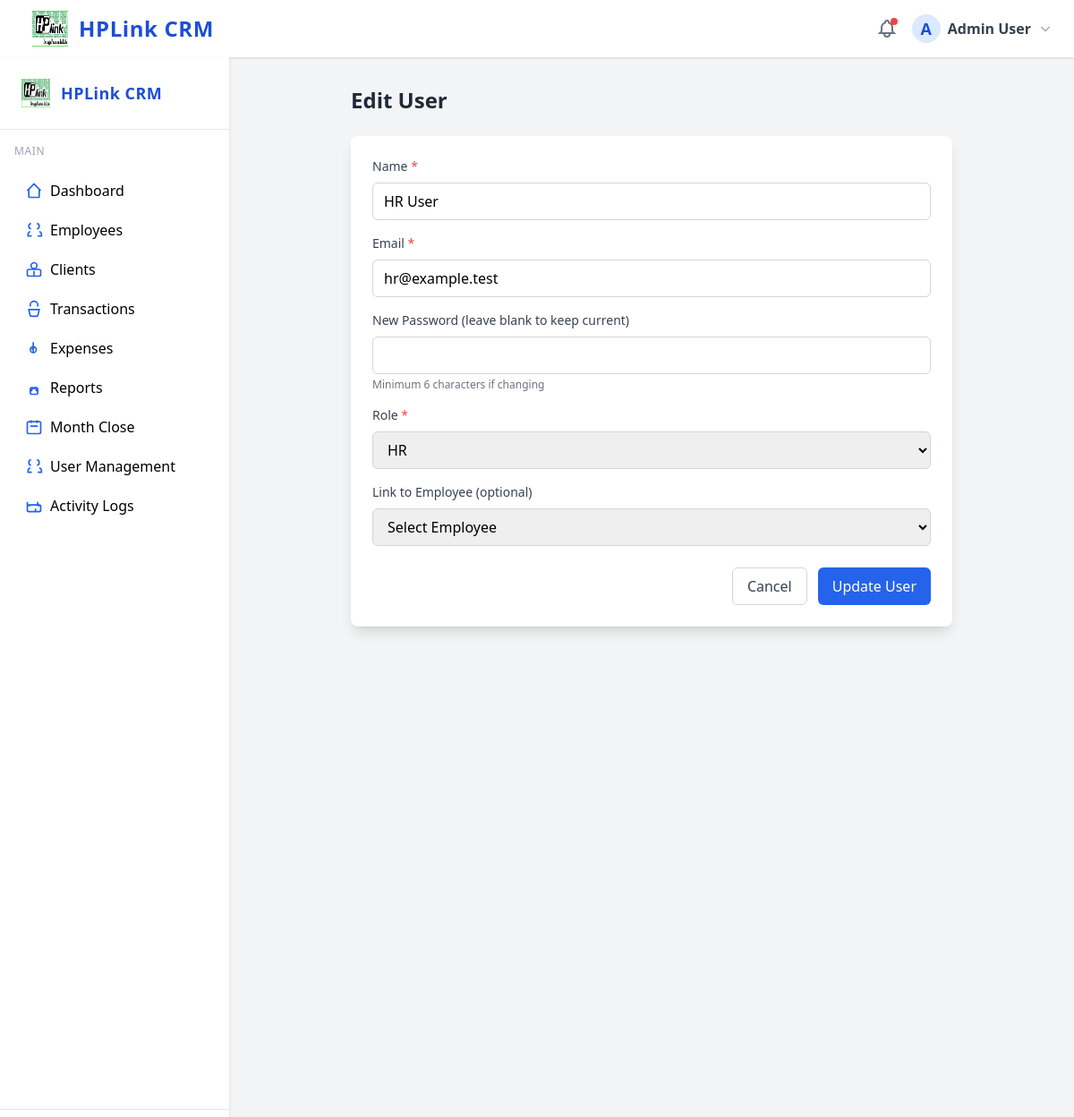
/?page=users&action=edit&id=2 (signed in), run on the app's committed database.
### tables this page shows
CREATE TABLE users (
  id INT UNSIGNED AUTO_INCREMENT PRIMARY KEY,
  name VARCHAR(100) NOT NULL,
  email VARCHAR(150) NOT NULL UNIQUE,
  password_hash VARCHAR(255) NOT NULL,
  role ENUM('admin','hr','employee') NOT NULL,
  employee_id INT UNSIGNED NULL,
  created_at DATETIME NOT NULL DEFAULT CURRENT_TIMESTAMP,
  INDEX idx_role (role),
  INDEX idx_employee_id (employee_id)
   
);

### config.php (called while the page is built)
<?php
return [
    'db' => [
        'host' => 'localhost',
        'database' => 'crm_db',
        'username' => 'crm_user',
        'password' => 'your_db_password',
        'charset' => 'utf8mb4',
    ],
    'timezone' => 'Asia/Dhaka',
    'currency_symbol' => '৳',
    'default_month_format' => 'Y-m',
    'session_name' => 'crm_session',
    'export_path' => __DIR__ . '/storage/exports/',
    'log_path' => __DIR__ . '/storage/logs/',
];

### lib/database.php (called while the page is built, shortened)
<?php
function get_config() {
    static $config = null;
    if ($config === null) {
        $config = require __DIR__ . '/../config.php';
    }
    return $config;
}

### lib/auth.php (called while the page is built, shortened)
<?php
require_once __DIR__ . '/database.php';
function is_logged_in() {
    return isset($_SESSION['user_id']);
}
function current_user() {
    static $user = null;
    if ($user === null) {
        $db = get_db();
        $stmt = $db->prepare("SELECT * FROM users WHERE id = ?");
        $stmt->execute([$_SESSION['user_id']]);
        $user = $stmt->fetch();
    }
    return $user;
}

### lib/helpers.php (called while the page is built, shortened)
<?php
require_once __DIR__ . '/auth.php';
require_once __DIR__ . '/database.php';
function e($str) {
    return htmlspecialchars($str ?? '', ENT_QUOTES | ENT_SUBSTITUTE, 'UTF-8');
}

### controllers/UsersController.php (called while the page is built, shortened)
<?php
require_once __DIR__ . '/../lib/database.php';
require_once __DIR__ . '/../lib/helpers.php';
require_once __DIR__ . '/../lib/auth.php';
function users_edit_page($id, $error = null) {
    $db = get_db();
    $stmt = $db->prepare("SELECT * FROM users WHERE id = ?");
    $stmt->execute([$id]);
    $user = $stmt->fetch();
    include __DIR__ . '/../views/users/edit.php';
}

### views/users/edit.php (the view, shortened to what this page needs)
<div class="p-8">
    <div class="max-w-2xl mx-auto">
        <h1 class="text-2xl font-bold text-gray-800 mb-6">Edit User</h1>
        <form method="POST" action="?page=users&action=edit&id=<?= e($user['id']) ?>" class="bg-white shadow-lg rounded-lg p-6">
            <div class="mb-4">
                <label class="block text-sm font-medium text-gray-700 mb-2">Name <span class="text-red-500">*</span></label>
                <input type="text" name="name" required value="<?= e($user['name']) ?>" class="w-full px-3 py-2 border border-gray-300 rounded-md focus:outline-none focus:ring-2 focus:ring-blue-500">
            </div>
            <div class="mb-4">
                <label class="block text-sm font-medium text-gray-700 mb-2">Email <span class="text-red-500">*</span></label>
                <input type="email" name="email" required value="<?= e($user['email']) ?>" class="w-full px-3 py-2 border border-gray-300 rounded-md focus:outline-none focus:ring-2 focus:ring-blue-500">
            </div>
            <div class="mb-4">
                <label class="block text-sm font-medium text-gray-700 mb-2">New Password (leave blank to keep current)</label>
                <input type="password" name="password" minlength="6" class="w-full px-3 py-2 border border-gray-300 rounded-md focus:outline-none focus:ring-2 focus:ring-blue-500">
                <p class="text-xs text-gray-500 mt-1">Minimum 6 characters if changing</p>
            </div>
            <div class="mb-4">
                <label class="block text-sm font-medium text-gray-700 mb-2">Role <span class="text-red-500">*</span></label>
                <select name="role" required class="w-full px-3 py-2 border border-gray-300 rounded-md focus:outline-none focus:ring-2 focus:ring-blue-500">
                    <option value="hr" <?= $user['role'] === 'hr' ? 'selected' : '' ?>>HR</option>
                </select>
            </div>
            <div class="mb-6">
                <label class="block text-sm font-medium text-gray-700 mb-2">Link to Employee (optional)</label>
                <select name="employee_id" class="w-full px-3 py-2 border border-gray-300 rounded-md focus:outline-none focus:ring-2 focus:ring-blue-500">
                    <option value="">Select Employee</option>
                </select>
            </div>
            <div class="flex justify-end space-x-3">
                <a href="?page=users" class="px-4 py-2 border border-gray-300 text-gray-700 rounded-md hover:bg-gray-50">Cancel</a>
                <button type="submit" class="px-4 py-2 bg-blue-600 text-white rounded-md hover:bg-blue-700">Update User</button>
            </div>
        </form>
    </div>
</div>

### views/layout/header.php (shortened to what this page needs)
?><!DOCTYPE html>
<html lang="en">
<head>
  <script src="https://cdn.tailwindcss.com"></script>
</head>
<body class="bg-gray-100 min-h-screen">
  <header class="bg-white shadow px-6 py-3 flex items-center justify-between">
    <div class="flex items-center space-x-3">
      <img src="/assets/logo.png" alt="HPLink CRM Logo" class="h-10 w-10">
      <span class="font-bold text-2xl text-blue-700 tracking-wide">HPLink CRM</span>
    </div>
    <div class="flex items-center space-x-4">
      <button class="relative focus:outline-none group">
        <span class="absolute top-0 right-0 inline-block w-2 h-2 bg-red-500 rounded-full"></span>
      </button>
      <?php if (is_logged_in()):
        $user = current_user(); ?>
        <div class="relative group">
          <button class="flex items-center space-x-2 focus:outline-none">
            <span class="inline-block h-8 w-8 rounded-full bg-blue-100 text-blue-700 flex items-center justify-center font-bold text-lg">
              <?= strtoupper(substr($user['name'] ?? 'U', 0, 1)) ?>
            </span>
            <span class="font-semibold text-gray-700"><?= e($user['name'] ?? 'User') ?></span>
            <svg class="w-4 h-4 text-gray-400" fill="none" stroke="currentColor" stroke-width="2" viewBox="0 0 24 24"><path d="M19 9l-7 7-7-7"></path></svg>
          </button>
        </div>
      <?php else: ?>
        <a href="?page=login" class="px-4 py-2 bg-blue-600 text-white rounded hover:bg-blue-700">Login</a>
      <?php endif; ?>
    </div>
  </header>
  <div class="flex">
    <?php if (is_logged_in()): ?>
      <?php include __DIR__ . '/sidebar.php'; ?>
    <?php endif; ?>
    <main class="flex-1">

### data on the page
users: name "A", name "Admin User"
users: name "HR User", email "hr@example.test", role "HR"
